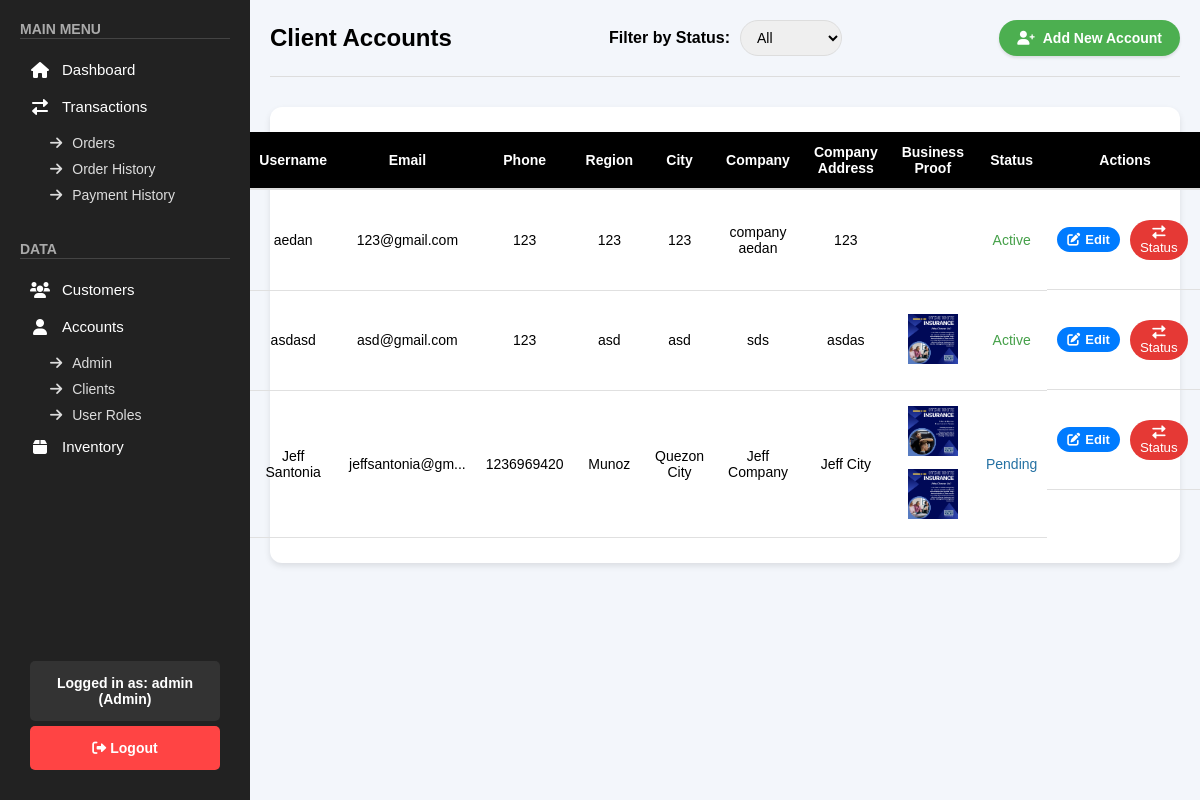
The app's page /public/pages/accounts_clients.php (signed in) with its own data.
### tables this page shows
CREATE TABLE `clients_accounts` (
  `id` int(11) NOT NULL,
  `username` varchar(255) NOT NULL,
  `password` varchar(255) NOT NULL,
  `email` varchar(255) NOT NULL,
  `phone` varchar(50) DEFAULT NULL,
  `region` varchar(100) DEFAULT NULL,
  `city` varchar(100) DEFAULT NULL,
  `company` varchar(255) DEFAULT NULL,
  `company_address` varchar(255) DEFAULT NULL,
  `business_proof` text DEFAULT NULL,
  `status` varchar(50) DEFAULT 'Active',
  `created_at` timestamp NOT NULL DEFAULT current_timestamp()
);

### public/pages/accounts_clients.php (the view, shortened to what this page needs)
<?php
include "../../backend/check_role.php";
$sql = "SELECT id, username, email, phone, region, city, company, company_address, business_proof, status, created_at FROM clients_accounts WHERE status != 'archived'";
$sql .= " ORDER BY
    CASE
        WHEN status = 'Active' THEN 1
        WHEN status = 'Pending' THEN 2
        WHEN status = 'Rejected' THEN 3
        WHEN status = 'Inactive' THEN 4
    END, created_at ASC";
$stmt = $conn->prepare($sql);
$stmt->execute();
$result = $stmt->get_result();
function truncate($text, $max = 15) {
    return (strlen($text) > $max) ? substr($text, 0, $max) . '...' : $text;
}
?>
<!DOCTYPE html>
<html lang="en">
<head>
    <link rel="stylesheet" href="/top_exchange/public/css/accounts.css">
    <link rel="stylesheet" href="/top_exchange/public/css/sidebar.css">
    <link rel="stylesheet" href="https://cdnjs.cloudflare.com/ajax/libs/font-awesome/6.0.0/css/all.min.css">
    <link rel="stylesheet" href="https://cdnjs.cloudflare.com/ajax/libs/toastr.js/latest/toastr.min.css">
    <link rel="stylesheet" href="/top_exchange/public/css/accounts_clients.css">
</head>
<body>
    <?php include '../sidebar.php'; ?>
    <div class="main-content">
        <div class="accounts-header">
            <h1>Client Accounts</h1>
            <div class="filter-section">
                <label for="statusFilter">Filter by Status:</label>
                <select id="statusFilter" onchange="filterByStatus()">
                    <option value="">All</option>
                </select>
            </div>
            <button onclick="openAddAccountForm()" class="add-account-btn">
                <i class="fas fa-user-plus"></i> Add New Account
            </button>
        </div>
        <div class="accounts-table-container">
            <table class="accounts-table">
                <thead>
                    <tr>
                        <th>Username</th>
                        <th>Email</th>
                        <th>Phone</th>
                        <th>Region</th>
                        <th>City</th>
                        <th>Company</th>
                        <th>Company Address</th>
                        <th>Business Proof</th>
                        <th>Status</th>
                        <th>Actions</th>
                    </tr>
                </thead>
                <tbody>
                    <?php if ($result && $result->num_rows > 0): ?>
                        <?php while ($row = $result->fetch_assoc()): ?>
                            <tr>
                                <td><?= htmlspecialchars(truncate($row['username'] ?? 'N/A')) ?></td>
                                <td><?= htmlspecialchars(truncate($row['email'] ?? 'N/A')) ?></td>
                                <td><?= htmlspecialchars(truncate($row['phone'] ?? 'N/A')) ?></td>
                                <td><?= htmlspecialchars(truncate($row['region'] ?? 'N/A')) ?></td>
                                <td><?= htmlspecialchars(truncate($row['city'] ?? 'N/A')) ?></td>
                                <td><?= htmlspecialchars(truncate($row['company'] ?? 'N/A')) ?></td>
                                <td><?= htmlspecialchars(truncate($row['company_address'] ?? 'N/A')) ?></td>
                                <td class="photo-album">
                                    <?php
                                    $proofs = json_decode($row['business_proof'], true);
                                    if ($proofs) {
                                        foreach ($proofs as $proof) {
                                            echo '<img src="' . htmlspecialchars($proof) . '" alt="Business Proof" width="50" onclick="openModal(this)">';
                                        }
                                    }
                                    ?>
                                </td>
                                <td class="<?= 'status-' . strtolower($row['status'] ?? 'pending') ?>"><?= htmlspecialchars($row['status'] ?? 'Pending') ?></td>
                                <td class="action-buttons">
                                <?php
                                    $business_proof_json = htmlspecialchars(json_encode($row['business_proof']), ENT_QUOTES);
                                ?>
                                <button class="edit-btn"
                                    onclick='openEditAccountForm(
                                        <?= json_encode($row["id"]) ?>,
                                        <?= json_encode($row["username"]) ?>,
                                        <?= json_encode($row["email"]) ?>,
                                        <?= json_encode($row["phone"]) ?>,
                                        <?= json_encode($row["region"]) ?>,
                                        <?= json_encode($row["city"]) ?>,
                                        <?= json_encode($row["company"]) ?>,
                                        <?= json_encode($row["company_address"]) ?>,
                                        <?= $business_proof_json ?>
                                    )'>
                                    <i class="fas fa-edit"></i> Edit
                                </button>
                                <button class="status-btn" onclick="openStatusModal(<?= $row['id'] ?>, '<?= htmlspecialchars($row['username']) ?>', '<?= htmlspecialchars($row['email']) ?>')">
                                    <i class="fas fa-exchange-alt"></i> Status
                                </button>
                                </td>
                            </tr>
                        <?php endwhile; ?>
                    <?php else: ?>
                        <tr>
                            <td colspan="10" class="no-accounts">No accounts found.</td>
                        </tr>
                    <?php endif; ?>
                </tbody>
            </table>
        </div>
    </div>
</body>
</html>

### public/css/accounts.css (style rules this page uses)
body { font-family: Arial, sans-serif; background-color: #f3f6fb; margin: 0; box-sizing: border-box; }
.accounts-header { display: flex; justify-content: space-between; align-items: center; margin-bottom: 30px; padding-bottom: 20px; border-bottom: 1px solid #ddd; }
.accounts-header h1 { font-size: 24px; font-weight: bold; display: flex; align-items: center; gap: 12px; }
.add-account-btn { padding: 10px 18px; font-size: 14px; border: none; font-weight: bold; color: white; background-color: #4CAF50; border-radius: 20px; text-decoration: none; transition: 0.3s; display: flex; align-items: center; gap: 8px; box-shadow: 0px 2px 3px rgba(0, 0, 0, 0.1); }
.accounts-table-container { background-color: #ffffff; padding: 25px; border-radius: 12px; box-shadow: 0px 3px 6px rgba(0, 0, 0, 0.1); }
.accounts-table { width: 100%; border-collapse: collapse; font-size: 14px; }
.accounts-table th { background-color: black; color: white; font-weight: bold; padding: 12px; text-align: center; border-bottom: 2px solid #ddd; }
.accounts-table td { padding: 10px; text-align: center; border-bottom: 1px solid #e0e0e0; }
.action-buttons { display: flex; justify-content: center; gap: 10px; }
.edit-btn, .delete-btn { padding: 6px 14px; font-size: 13px; font-weight: 600; border-radius: 20px; text-decoration: none; transition: background-color 0.3s; display: flex; align-items: center; gap: 5px; border: none; }
.edit-btn { background-color: #2980b9; color: white; }

### public/css/sidebar.css (style rules this page uses)
* { margin: 0; padding: 0; box-sizing: border-box; font-family: Arial, sans-serif; text-decoration: none; }
.main-content { margin-left: 250px; padding: 20px; }

### public/css/accounts_clients.css (style rules this page uses)
::placeholder { color: gray; }
.photo-album img { margin: 5px; cursor: pointer; }
.action-buttons { display: flex; gap: 5px; height: 100%; align-items: center; justify-content: center; min-height: 100px; }
.accounts-table td, .accounts-table th { vertical-align: middle !important; }
.accounts-header { display: flex; justify-content: space-between; align-items: center; flex-wrap: wrap; }
.status-active { color: #45A049; }
.status-pending { color: #2471a3; }
.action-buttons button, .modal-buttons button { border-radius: 80px; border: none; padding: 5px 10px; cursor: pointer; margin-right: 5px; height: 100%; }
.edit-btn { background-color: #007bff; color: white; }
.status-btn, .reject-btn { background-color: #e53935; color: white; }
.accounts-table-container { display: flex; justify-content: center; align-items: center; }
.filter-section { display: flex; align-items: center; }
.filter-section label { margin-right: 10px; font-weight: bold; }
.filter-section select { padding: 8px 12px; border-radius: 20px; border: 1px solid #ddd; font-size: 14px; }

### records on screen
clients_accounts: username "aedan", email "123@gmail.com", phone "123", region "123", city "123", company "company aedan", company_address "123", status "Active"
clients_accounts: username "asdasd", email "asd@gmail.com", phone "123", region "asd", city "asd", company "sds", company_address "asdas", status "Active"
clients_accounts: username "Jeff Santonia", email "jeffsantonia@gm...", phone "1236969420", region "Munoz", city "Quezon City", company "Jeff Company", company_address "Jeff City", status "Pending"

### other values on screen
$_SESSION['username'] "admin"
$role "Admin"
